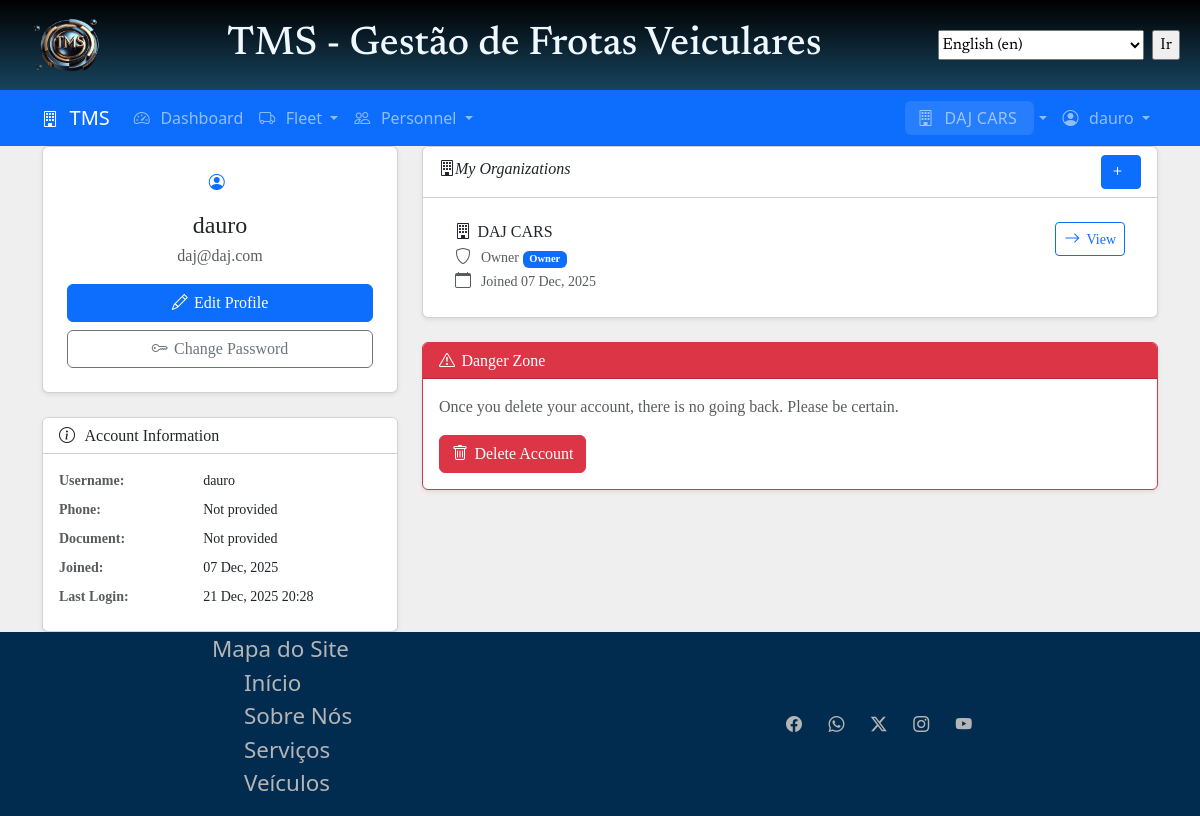
Page /accounts/profile/ (signed in) on the earlier database version.
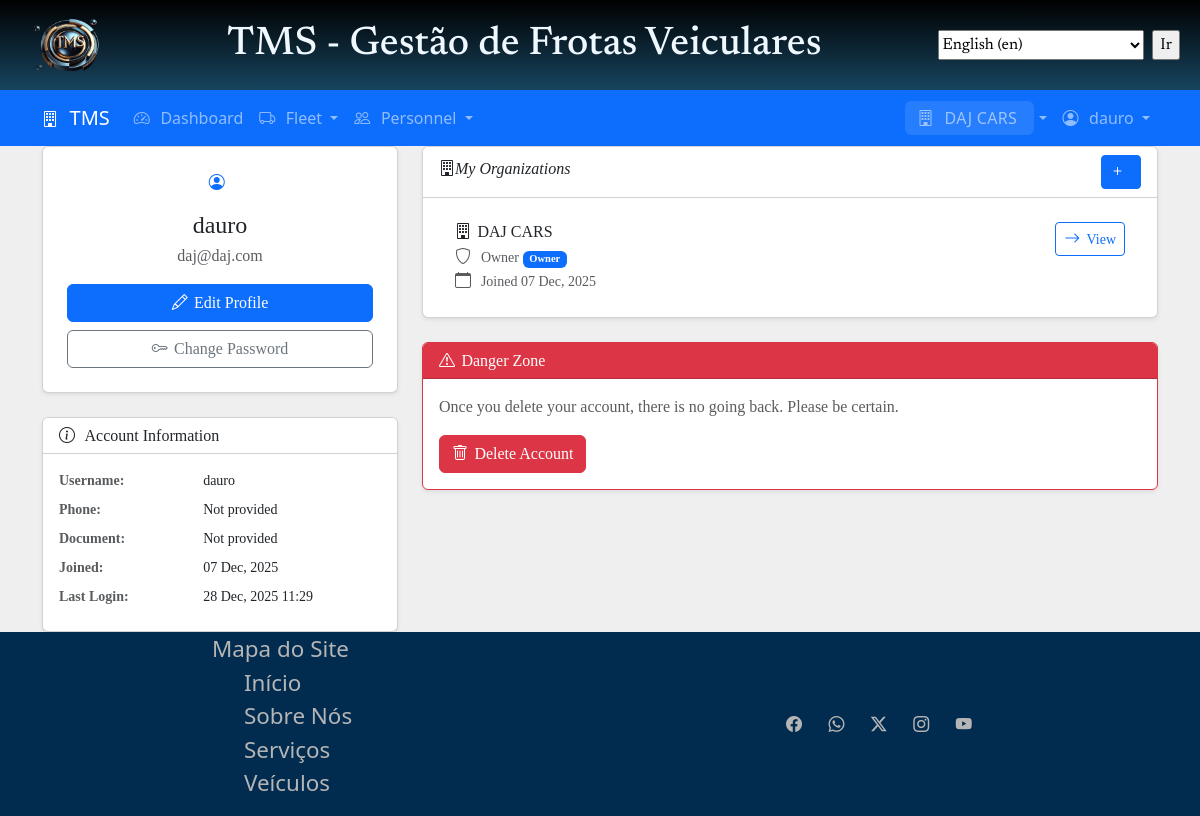
Same page on the later database version.
### accounts/models.py (models this page shows, shortened)
class CustomUser(AbstractUser):
    id = models.UUIDField(primary_key=True, default=uuid.uuid4, editable=False)
    current_tenant = models.ForeignKey(
        'tenants.Tenant',
        on_delete=models.SET_NULL,
        null=True,
        blank=True,
        related_name='current_users',
        help_text=_('Currently active tenant for this user')
    )
    phone = models.CharField(max_length=20, blank=True, null=True)
    document_number = models.CharField(
        max_length=30,
        blank=True,
        null=True,
        help_text=_('Unique identifier like SSN or Tax ID, CPF or CNPJ')
    )
    document_type = models.CharField(
        max_length=6,
        blank=True,
        null=True,
        choices=[
            ('SSN', 'SSN'),
            ('TAXID', 'Tax ID'),
            ('CPF', 'CPF'),
            ('CNPJ', 'CNPJ')
        ],
        default='CPF'
    )
    last_login_tenant = models.ForeignKey(
        'tenants.Tenant',
        on_delete=models.SET_NULL,
        blank=True,
        null=True,
        related_name='last_login_users',
    )
    created_at = models.DateTimeField(auto_now_add=True)
    updated_at = models.DateTimeField(auto_now=True)
    class Meta:
        db_table = 'users'
        indexes = [
            models.Index(fields=['email']),
            models.Index(fields=['document_number'])
        ]
    def get_tenants(self):
        return Tenant.objects.filter(
            members__user=self,
            members__is_active=True,
            is_active=True
        ).distinct()

### accounts/views.py (the view)
# urls.py: path('profile/', views.ProfileView.as_view(), name='profile'),
class ProfileView(LoginRequiredMixin, DetailView):
    model = CustomUser
    template_name = "accounts/profile.html"
    context_object_name = "user_profile"
    def get_object(self, queryset=None):
        return self.request.user
    def get_context_data(self, **kwargs):
        context = super().get_context_data(**kwargs)
        user = self.get_object()
        context["tenants"] = user.get_tenants()
        context["memberships"] = (
            user.tenant_memberships.filter(is_active=True)
            .select_related("tenant")
            .order_by("-joined_at")
        )
        return context

### tenants/context_processors.py (called while the page is built)
def tenant_context(request):
    context = {
        "current_tenant": None,
        "user_tenants": [],
        "is_tenant_owner": False,
        "tenant_role": None,
    }
    if hasattr(request, "tenant") and request.tenant:
        context["current_tenant"] = request.tenant
        if request.user.is_authenticated:
            context["user_tenants"] = request.user.get_tenants()
            try:
                membership = TenantUser.objects.get(
                    user=request.user, tenant=request.tenant, is_active=True
                )
                context["is_tenant_owner"] = membership.is_owner
                context["tenant_role"] = membership.role
            except TenantUser.DoesNotExist:
                pass
    return context

### templates/accounts/profile.html (shortened to what the changed rows need)
{% extends 'base.html' %}
{% load static i18n l10n %}
{% block content %}
<div class="container">
  <div class="row">
    <div class="col-lg-4">
      <div class="card shadow-sm mb-4">
        <div class="card-body text-center p-4">
          <div class="mb-3">
            <i class="bi bi-person-circle display-1 text-primary"></i>
          </div>
          <h4 class="mb-1">
            {{ user_profile.get_full_name|default:user_profile.username }}
          </h4>
          <p class="text-muted mb-3">{{ user_profile.email }}</p>
          <div class="d-grid gap-2">
            <a href="{% url 'accounts:profile_edit' %}" class="btn btn-primary">
            </a>
            <a href="{% url 'accounts:password_change' %}" class="btn btn-outline-secondary">
            </a>
          </div>
        </div>
      </div>
      <div class="card shadow-sm">
        <div class="card-body">
          <dl class="row mb-0">
            <dt class="col-sm-5 text-muted small">{% translate 'Username' %}:</dt>
            <dd class="col-sm-7 small">{{ user_profile.username }}</dd>
            <dt class="col-sm-5 text-muted small">{% translate 'Phone' %}:</dt>
            <dd class="col-sm-7 small">{{ user_profile.phone|default:"Not provided" }}</dd>
            <dt class="col-sm-5 text-muted small">{% translate 'Document' %}:</dt>
            <dd class="col-sm-7 small">
              {% if user_profile.document_number %}
                {{ user_profile.get_document_type_display }}: {{ user_profile.document_number}}
              {% else %}
                {% translate 'Not provided' %}
              {% endif %}
            </dd>
            <dt class="col-sm-5 text-muted small">{% translate 'Joined' %}:</dt>
            <dd class="col-sm-7 small">
              {{ user_profile.date_joined|date:"d M, Y" }}
            </dd>
            <dt class="col-sm-5 text-muted small">{% translate 'Last Login' %}:</dt>
            <dd class="col-sm-7 small">
              {% if user_profile.last_login %}
                {{ user_profile.last_login|date:"d M, Y H:i" }}
              {% else %}
                {% translate 'Never' %}
              {% endif %}
            </dd>
          </dl>
        </div>
      </div>
    </div>
  </div>
</div>
{% endblock %}

### templates/components/_navbar.html (shortened to what this page needs)
{% load static i18n l10n %}
<link rel="stylesheet" href="{% static 'css/navbar.css' %}">
<nav class="navbar navbar-expand-lg navbar-dark bg-primary">
  <div class="container">
    <a class="navbar-brand" href="{% url 'home' %}">
      <i class="bi bi-building"></i> TMS
    </a>
    <div class="collapse navbar-collapse" id="navbarNav">
      <ul class="navbar-nav me-auto">
        {% if user.is_authenticated %}
        <li class="nav-item">
          <a class="nav-link" href="{% url 'dashboard' %}">
            <i class="bi bi-speedometer2"></i> Dashboard
          </a>
        </li>
        {% if current_tenant %}
        <li class="nav-item dropdown">
          <a class="nav-link dropdown-toggle" href="#" role="button" data-bs-toggle="dropdown">
            <i class="bi bi-truck"></i> Fleet
          </a>
        </li>
        <li class="nav-item dropdown">
          <a class="nav-link dropdown-toggle" href="#" role="button" data-bs-toggle="dropdown">
            <i class="bi bi-people"></i> Personnel
          </a>
        </li>
        {% endif %}
        {% endif %}
      </ul>
      <ul class="navbar-nav">
        {% if user.is_authenticated %}
        {% if current_tenant %}
        <li class="nav-item dropdown">
          <a class="nav-link dropdown-toggle" href="#" role="button" data-bs-toggle="dropdown">
            <span class="tenant-badge">
              <i class="bi bi-building"></i> {{ current_tenant.name }}
            </span>
          </a>
        </li>
        {% else %}
        <li class="nav-item">
          <a class="nav-link" href="{% url 'tenants:select' %}">
            <i class="bi bi-building"></i> Select Tenant
          </a>
        </li>
        {% endif %}
        <li class="nav-item dropdown">
          <a class="nav-link dropdown-toggle" href="#" role="button" data-bs-toggle="dropdown">
            <i class="bi bi-person-circle"></i> {{ user.get_full_name|default:user.username }}
          </a>
        </li>
        {% endif %}
      </ul>
    </div>
  </div>
</nav>

Differences in the rows shown:
changed CustomUser "dauro": last_login "21 Dec, 2025 20:28" → "28 Dec, 2025 11:29"
